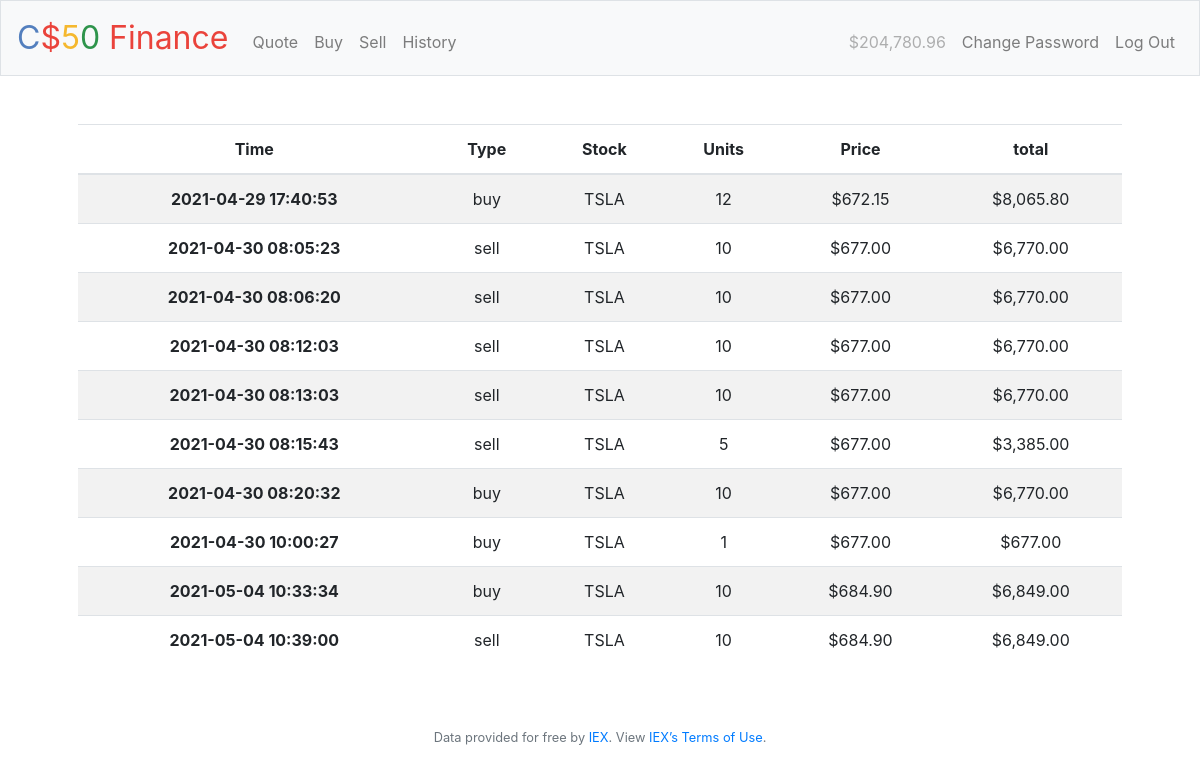
The page /history (signed in) on the database as committed earlier.
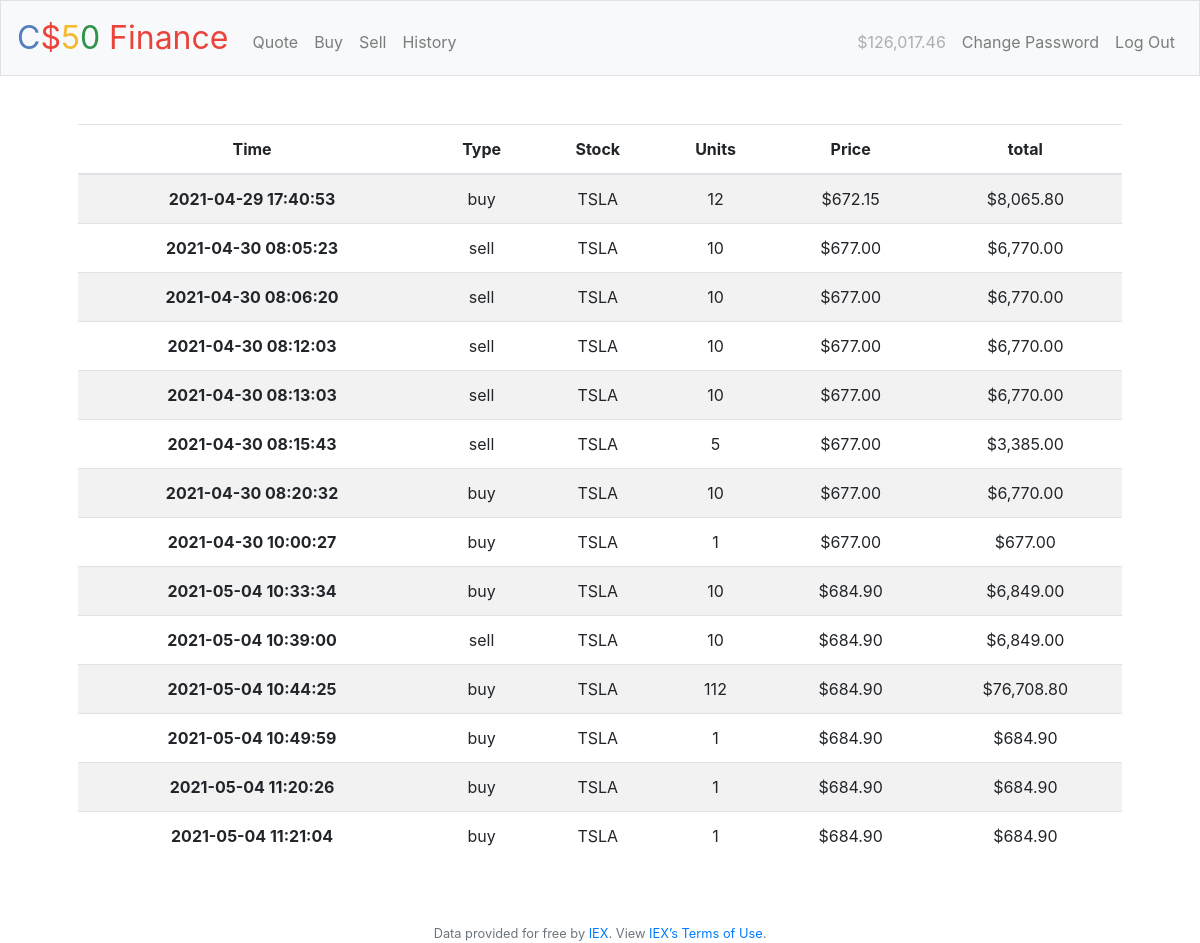
The same page on the database as committed later.
### tables this page shows
CREATE TABLE transactions (t_id INTEGER, userid INTEGER NOT NULL, type TEXT NOT NULL, stock TEXT DEFEAULT NULL, units INTEGER DEFAULT NULL, price NUMERIC DEFAULT NULL, total NUMERIC DEFAULT NULL, timestamp TEXT DEFAULT CURRENT_TIMESTAMP, PRIMARY KEY(t_id), FOREIGN KEY(userid) REFERENCES users(id));

### application.py (the view)
@app.route("/history")
@login_required
def history():
    user_tr_history = db.execute(
        "SELECT * FROM transactions WHERE userid = ?", session["user_id"])
    return render_template("history.html", history=user_tr_history)

### application.py (called while the page is built)
@app.after_request
def after_request(response):
    response.headers["Cache-Control"] = "no-cache, no-store, must-revalidate"
    response.headers["Expires"] = 0
    response.headers["Pragma"] = "no-cache"
    return response

### helpers.py (called while the page is built)
def login_required(f):
    @wraps(f)
    def decorated_function(*args, **kwargs):
        if session.get("user_id") is None:
            return redirect("/login")
        return f(*args, **kwargs)
    return decorated_function

def usd(value):
    return f"${value:,.2f}"

### templates/history.html (shortened to what this page needs)
{% extends "layout.html" %}
{% block main %}
    <table class="table table-striped">
        <thead>
            <th scope="col">Time</th>
            <th scope="col">Type</th>
            <th scope="col">Stock</th>
            <th scope="col">Units</th>
            <th scope="col">Price</th>
            <th scope="col">total</th>
        </thead>
        <tbody>
            {% for entry in history %}
                <tr>
                    <th>{{entry["timestamp"]}}</th>
                    <td>{{entry["type"]}}</td>
                    <td>{{entry["stock"]}}</td>
                    <td>{{entry["units"]}}</td>
                    <td>{{entry["price"] | usd}}</td>
                    <td>{{entry["total"] | usd}}</td>
                </tr>
            {% endfor %}
        </tbody>
    </table>
{% endblock main %}

### templates/layout.html (shortened to what this page needs)
<!DOCTYPE html>
<html lang="en">
    <head>
        <link rel="stylesheet" href="https://cdn.jsdelivr.net/npm/bootstrap@4.5.3/dist/css/bootstrap.min.css">
        <link href="/static/styles.css" rel="stylesheet">
    </head>
    <body>
        <nav class="navbar navbar-expand-md navbar-light bg-light border">
            <a class="navbar-brand" href="/"><span class="blue">C</span><span class="red">$</span><span class="yellow">5</span><span class="green">0</span> <span class="red">Finance</span></a>
            <div class="collapse navbar-collapse" id="navbar">
                {% if session.user_id %}
                    <ul class="navbar-nav mr-auto mt-2">
                        <li class="nav-item"><a class="nav-link" href="/quote">Quote</a></li>
                        <li class="nav-item"><a class="nav-link" href="/buy">Buy</a></li>
                        <li class="nav-item"><a class="nav-link" href="/sell">Sell</a></li>
                        <li class="nav-item"><a class="nav-link" href="/history">History</a></li>
                    </ul>
                    <ul class="navbar-nav ml-auto mt-2">
                        <li class="nav-item"> <span class="nav-link disabled">{{session.user_balance | usd}}</span></li>
                        <li class="nav-item"><a class="nav-link" href="/passchange">Change Password</a></li>
                        <li class="nav-item"><a class="nav-link" href="/logout">Log Out</a></li>
                    </ul>
                {% else %}
                    <ul class="navbar-nav ml-auto mt-2">
                        <li class="nav-item"><a class="nav-link" href="/register">Register</a></li>
                        <li class="nav-item"><a class="nav-link" href="/login">Log In</a></li>
                    </ul>
                {% endif %}
            </div>
        </nav>
        <main class="container p-5">
            {% block main %}{% endblock %}
        </main>
        <footer class="small text-center text-muted">
            Data provided for free by <a href="https://iextrading.com/developer">IEX</a>. View <a href="https://iextrading.com/api-exhibit-a/">IEX’s Terms of Use</a>.
        </footer>
    </body>
</html>

### static/styles.css (style rules this page uses)
nav .navbar-brand { font-size: xx-large; }
nav .navbar-brand .blue { color: #537fbe; }
nav .navbar-brand .red { color: #ea433b; }
nav .navbar-brand .yellow { color: #f5b82e; }
nav .navbar-brand .green { color: #2e944b; }
main { overflow-x: auto; text-align: center; }

Rows that differ between the two databases and show on the page:
added transactions: timestamp "2021-05-04 10:44:25", type "buy", stock "TSLA", units "112", price "$684.90", total "$76,708.80"
added transactions: timestamp "2021-05-04 10:49:59", type "buy", stock "TSLA", units "1", price "$684.90", total "$684.90"
added transactions: timestamp "2021-05-04 11:20:26", type "buy", stock "TSLA", units "1", price "$684.90", total "$684.90"
added transactions: timestamp "2021-05-04 11:21:04", type "buy", stock "TSLA", units "1", price "$684.90", total "$684.90"
Other text that changed with them:
{{ session.user_balance | usd }}: "$204,780.96" → "$126,017.46"
